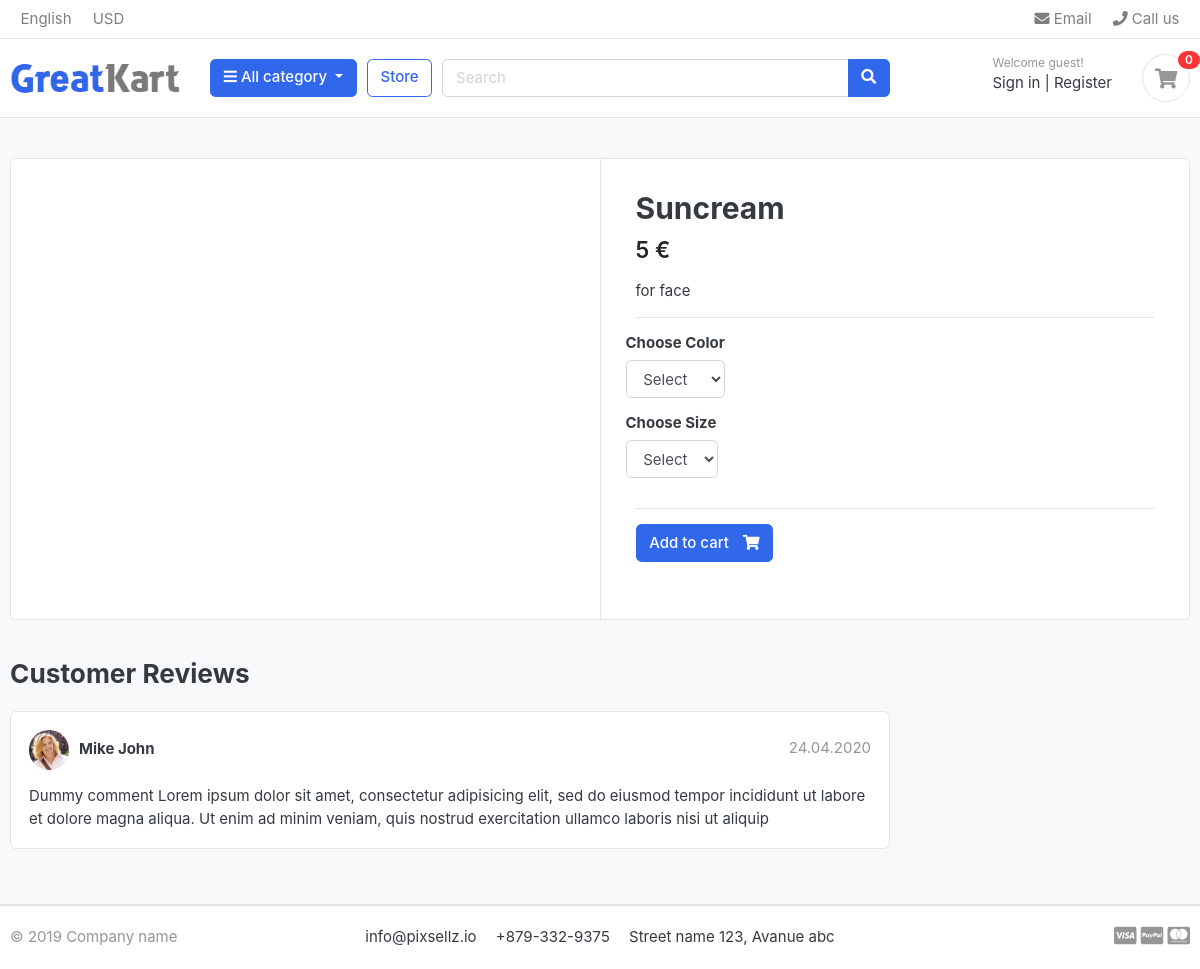
/store/category/cosmetics/suncream/, run on the app's committed database.
### store/models.py (models this page shows, shortened)
class Product(models.Model):
    name=models.CharField(max_length=200,unique=True)
    slug = models.SlugField(max_length=200,unique=True)
    description=models.TextField(max_length=500,blank=True)
    price=models.IntegerField()
    stock=models.IntegerField()
    is_avaliable=models.BooleanField(default=True)
    category=models.ForeignKey(Category,on_delete=models.CASCADE)
    created_date=models.DateTimeField(auto_now_add=True)
    modified_date=models.DateTimeField(auto_now=True)

### store/views.py (the view)
# urls.py: path('category/<slug:category_slug>/<slug:product_slug>/', views.ProductDetailView.as_view(),name='product_detail'),
class ProductDetailView(View):
    def get(self,request,category_slug,product_slug):
        product = get_object_or_404(Product,category__slug=category_slug,slug=product_slug, is_avaliable=True) #category__slug access the slug field in the category object
        in_cart = CartItem.objects.filter(cart__cart_session_id=Cart._get_cart_id(request),product=product).exists()
        context={
            'product':product,
            'in_cart':in_cart,
        }
        return render(request,'store/product_detail.html',context)

### cart/context_processors.py (called while the page is built)
def cart_items_count(request):
    cart_item_count = 0
    cart_items = CartItem.objects.all().filter(cart__cart_session_id=Cart._get_cart_id(request))
    if not cart_items:
        return dict(cart_item_count=cart_item_count)
    for cart_item in cart_items:
        cart_item_count += cart_item.quantity
    return dict(cart_item_count=cart_item_count)

### cart/models.py (called while the page is built)
    def _get_cart_id(request):
        cart_id = request.session.session_key
        if not cart_id:
            cart_id = request.session.create()
        return cart_id

### category/context_processors.py (called while the page is built)
def categories_list(request):
    categories = Category.objects.all()
    return dict(categories_list=categories)

### category/models.py (called while the page is built)
    def get_absolute_url(self):
        return reverse("store:products_by_category", args=[self.slug])

### templates/store/product_detail.html (shortened to what this page needs)
{% extends 'base.html' %}
{% load static %}
{% block content %}
<section class="section-content padding-y bg">
    <div class="container">
    <div class="card">
        <div class="row no-gutters">
            <aside class="col-md-6">
    <article class="gallery-wrap">
        <div class="img-big-wrap">
           <a href="#"><img src="{{product.images.url}}"></a>
        </div>
    </article>
            </aside>
            <main class="col-md-6 border-left">
<form action="{% url 'cart:add_cart' product.id %}" method="POST">
    <article class="content-body">
    <h2 class="title">{{product.name}}</h2>
    <div class="mb-3">
        <var class="price h4">{{product.price}} €</var>
    </div>
    <p>{{product.description}}</p>
    <hr>
        <div class="row">
            <div class="item-option-select">
                <h6>Choose Color</h6>
               <select name="color" class="form-control" >
                <option value="" disabled selected >Select</option>
               </select>
            </div>
        </div>
        <div class="row">
          <div class="item-option-select">
            <h6>Choose Size</h6>
           <select name="size" class="form-control" required>
            <option value="" disabled selected >Select</option>
           </select>
        </div>
        </div>
        <hr>
        {% if product.stock < 1 %}
        <h5>Out of Stock</h5>
        {% else %}
        <button type="submit"  class="btn  btn-primary"> <span class="text">Add to cart</span> <i class="fas fa-shopping-cart"></i>  </a>
        {% endif %}
    </article>
  </form>
            </main>
        </div>
    </div>
    <br>
    <div class="row">
                <div class="col-md-9">
        <header class="section-heading">
            <h3>Customer Reviews </h3>
        </header>
        <article class="box mb-3">
            <div class="icontext w-100">
                <img src="{% static 'images/avatars/avatar1.jpg' %}" class="img-xs icon rounded-circle">
                <div class="text">
                    <span class="date text-muted float-md-right">24.04.2020 </span>
                    <h6 class="mb-1">Mike John </h6>
                </div>
            </div>
            <div class="mt-3">
                <p>
                    Dummy comment Lorem ipsum dolor sit amet, consectetur adipisicing elit, sed do eiusmod
                    tempor incididunt ut labore et dolore magna aliqua. Ut enim ad minim veniam,
                    quis nostrud exercitation ullamco laboris nisi ut aliquip
                </p>
            </div>
        </article>
        </div>
    </div>
    </div>
    </section>
{% endblock %}

### static/css/ui.css (style rules this page uses)
html { font-family: "Inter", sans-serif; font-size: 15px; }
.content-body { flex: 1 1 auto; padding: 2rem 2.3rem; }
.img-xs, .img-sm, .img-md, .img-lg { -o-object-fit: cover; object-fit: cover; flex-shrink: 0; flex-grow: 0; }
.img-xs { width: 40px; height: 40px; }
.padding-y { padding-top: 40px; padding-bottom: 40px; }
var { font-style: normal; }
article:after, .form-group:after { display: block; clear: both; content: ""; }
.bg { background-color: #f8f9fa; }
.section-heading { margin-bottom: 20px; margin-top: 15px; }
p:last-child { margin-bottom: 0; }
.btn .text + i { margin-left: 10px; }
.icontext { display: inline-flex; align-items: center; vertical-align: middle; }
.icontext .text { width: 100%; line-height: 1.2; }
.icontext .icon { position: relative; margin-right: 10px; flex-shrink: 0; flex-grow: 0; }
.price { font-weight: 600; color: #212529; }
.box { padding: 18px; background: #fff; border-radius: 0.37rem; border: 1px solid #e4e4e4; }
.box img { max-width: 100%; }
.gallery-wrap .img-big-wrap { margin-bottom: 10px; border-radius: 0.37rem; overflow: hidden; background-color: #fff; }
.gallery-wrap .img-big-wrap a { text-align: center; display: block; }
.item-option-select { margin-bottom: 1rem; display: inline-block; margin-right: 15px; }

### data on the page
Product: name "Suncream", price "5", description "for face"

### other printed values
{{ cart_item_count }} "0"
